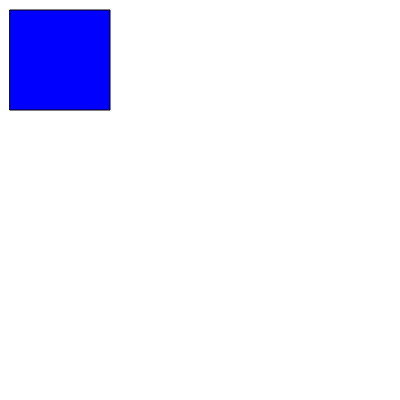
Frame 1 (no input)
Frame 60 (no input): identical to frame 1, image omitted
Frame 120 (the mouse pressed at the canvas centre since frame 60): identical to frame 1, image omitted

The p5.js sketch that drew this single still picture (run headless with seeded random() and noise() and a simulated clock; from frame 60 on, the mouse is pressed at the canvas centre):

// p5.js sketch
// ── sketch.js
// do not remove, allowes autocomplete
/// <reference path="./../p5.global-mode.d.ts" />

function setup() {
  createCanvas(400, 400);

  fill ("blue");

  rect(10, 10, 100, 100);
  // put setup code here
}

function draw() {
  // put drawing code here
}
